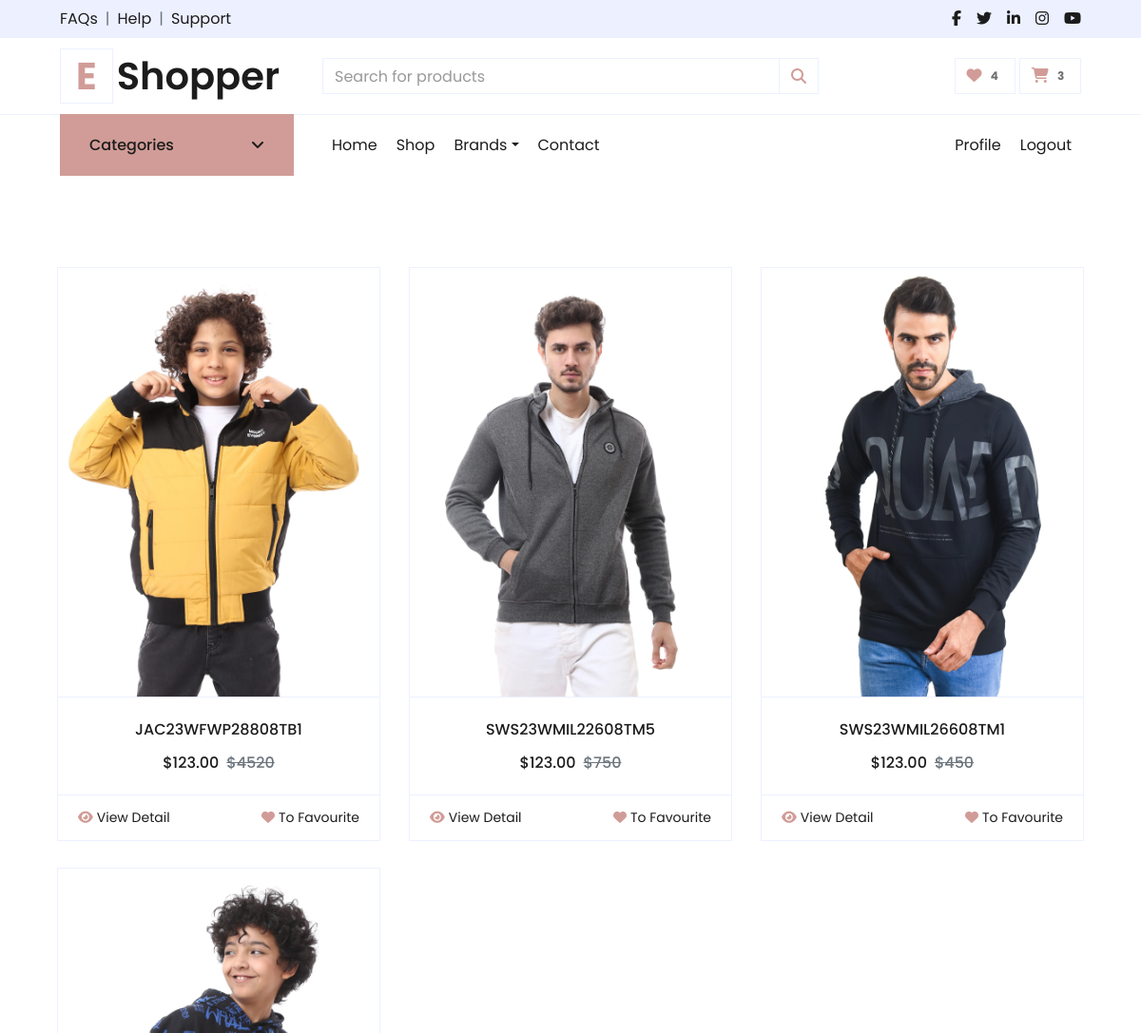
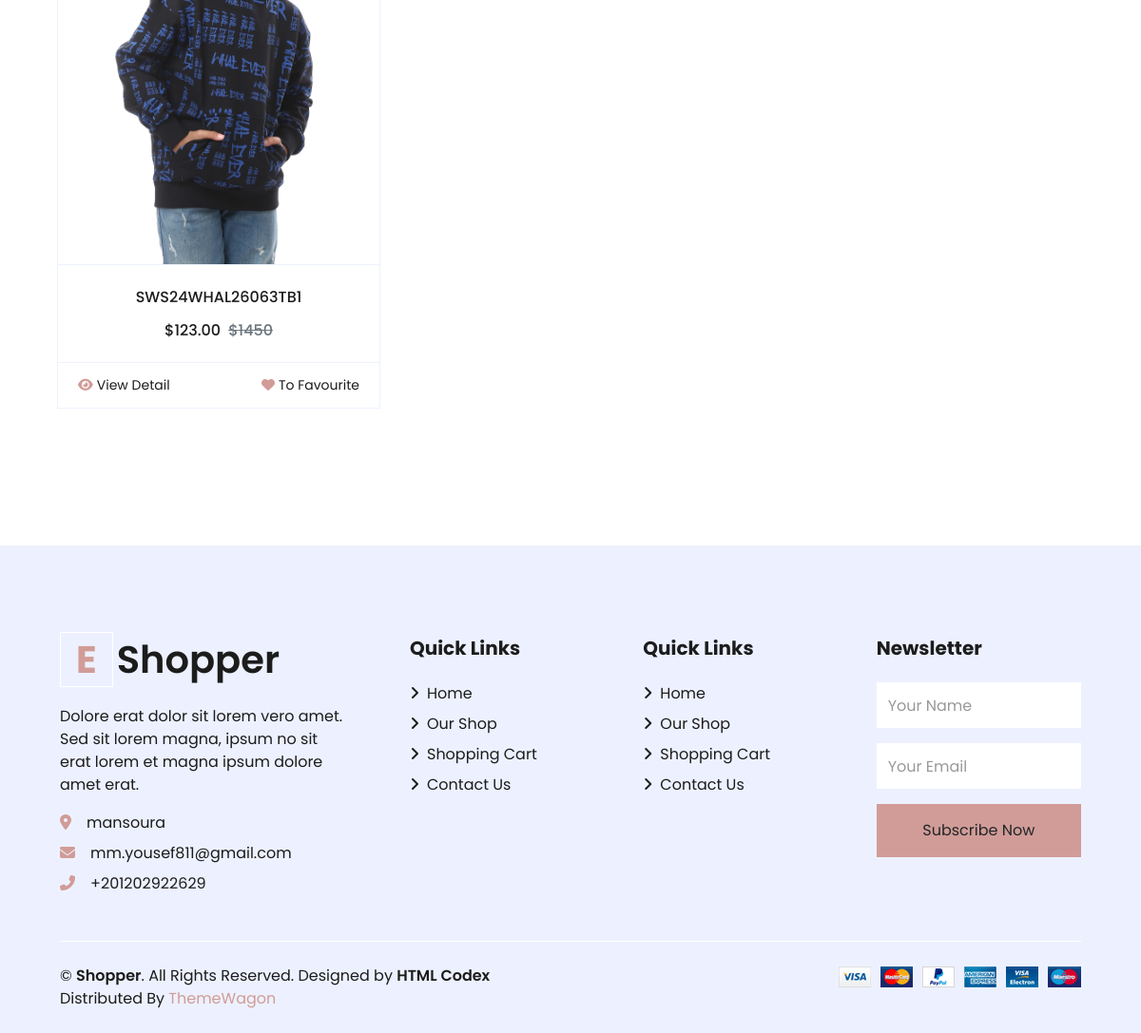
The page /accounts/favourite/ (signed in) on the database its author committed (2 pictures, top to bottom).
### settings/models.py (models this page shows, shortened)
class Settings(models.Model):
    site_name = models.CharField( max_length=50)
    logo = models.ImageField( upload_to='setting/')
    phone = models.CharField( max_length=30)
    email = models.EmailField( max_length=254)
    description = models.TextField(max_length=1000)
    fb_link = models.URLField( max_length=200)
    twitter_link = models.URLField( max_length=200)
    instagram_link = models.URLField( max_length=200)
    address = models.CharField( max_length=50)
    get_in_touch = models.TextField(max_length=1000)

### products/models.py (models this page shows, shortened)
class Product(models.Model):
    name = models.CharField(unique=True, max_length=50)
    image = models.ImageField(upload_to='product/')
    stock = models.IntegerField(default=1)
    price = models.IntegerField(default=0)
    discount = models.IntegerField(default=0)
    description = models.TextField(max_length=10000)
    created_at = models.DateTimeField( default=timezone.now)
    slug = models.SlugField(null=True,blank=True , unique=True)
    views = models.PositiveIntegerField(default=0)
    is_available = models.BooleanField(default=True)
    tags = TaggableManager()
    subcategory = models.ForeignKey("Subcategory",related_name='product_subcategory',null=True,blank=True, on_delete=models.CASCADE)
    PRDBrand = models.ForeignKey('Brand' ,related_name='product_brand', on_delete=models.CASCADE , blank=True, null=True ,verbose_name=_("Brand "))
    like = models.ManyToManyField(User , blank=True,related_name='product_favourite')
    class Meta:
        ordering = ["name"]
    def get_absolute_url(self):
        return reverse("product_detail", args=[self.slug])
    def __str__(self):
        return self.name

### accounts/views.py (the view)
# urls.py: path('favourite/' , views.favourite , name="favourite" ),
def favourite(request):
    products = Product.objects.filter(like=request.user)
    paginator = Paginator(products,6)
    page = request.GET.get('page')
    paged_product = paginator.get_page(page)
    return render(request , 'profile/favourite.html',{'products':paged_product})

### accounts/templates/profile/favourite.html (shortened to what this page needs)
{% extends 'base.html' %}
{% load static %}
{% block body %}
<div class="container py-5">
    <div class="col-lg-12 col-md-12">
        <div class="row pb-3">
            {% if products %}
            {% for product in products %}
            <div class="col-lg-4 col-md-6 col-sm-12 pb-1">
                <div class="card product-item border-0 mb-4">
                    <div class="card-header product-img position-relative overflow-hidden bg-transparent border p-0">
                        <img class="img-fluid w-100" src="{{product.image.url}}" alt="">
                    </div>
                    <div class="card-body border-left border-right text-center p-0 pt-4 pb-3">
                        <h6 class="text-truncate mb-3">{{product}}</h6>
                        <div class="d-flex justify-content-center">
                            <h6>$123.00</h6>
                            <h6 class="text-muted ml-2"><del>${{product.price}}</del></h6>
                        </div>
                    </div>
                    <div class="card-footer d-flex justify-content-between bg-light border">
                        <a href="{{product.get_absolute_url}}" class="btn btn-sm text-dark p-0"><i
                                class="fas fa-eye text-primary mr-1"></i>View Detail</a>
                        {% if request.user in product.like.all %}
                        <a href="{% url 'add_to_favourit' product.id%}" class="btn btn-sm text-dark p-0"><i
                                class="fa-solid fa-heart text-primary mr-1"></i>To Favourite</a>
                        {% else %}
                        <a href="{% url 'add_to_favourit' product.id%}" class="btn btn-sm text-dark p-0"><i
                                class="fa-regular fa-heart text-primary mr-1"></i>To Favourite</a>
                        {% endif %}
                    </div>
                </div>
            </div>
            {% endfor %}
            {% else %}
            <div class="col-12 text-center">
                <h2>Nothing Found , No Favourite Products</h2>
            </div>
            {% endif %}
            <div class="col-12 pb-1">
            </div>
        </div>
    </div>
</div>
{% endblock %}

### templates/base.html (shortened to what this page needs)
{% load static %}
<!DOCTYPE HTML>
<html lang="en">
<head>
    <link href="https://cdnjs.cloudflare.com/ajax/libs/font-awesome/5.10.0/css/all.min.css" rel="stylesheet">
    <link href="{% static 'lib/owlcarousel/assets/owl.carousel.min.css'%}" rel="stylesheet">
    <link href="{% static 'css/style.css'%}" rel="stylesheet">
    <link href="{% static 'css/all.min.css'%}" rel="stylesheet">
</head>
<body>
    <div class="container-fluid">
        <div class="row bg-secondary py-2 px-xl-5">
            <div class="col-lg-6 d-none d-lg-block">
                <div class="d-inline-flex align-items-center">
                    <a class="text-dark" href="{% url 'contact'%}">FAQs</a>
                    <span class="text-muted px-2">|</span>
                    <a class="text-dark" href="{% url 'contact'%}">Help</a>
                    <span class="text-muted px-2">|</span>
                    <a class="text-dark" href="{% url 'contact'%}">Support</a>
                </div>
            </div>
            <div class="col-lg-6 text-center text-lg-right">
                <div class="d-inline-flex align-items-center">
                    <a class="text-dark px-2" href="{{about_site.fb_link}}">
                        <i class="fab fa-facebook-f"></i>
                    </a>
                    <a class="text-dark px-2" href="{{about_site.twitter_link}}">
                        <i class="fab fa-twitter"></i>
                    </a>
                    <a class="text-dark px-2" href="">
                        <i class="fab fa-linkedin-in"></i>
                    </a>
                    <a class="text-dark px-2" href="{{about_site.instagram_link}}">
                        <i class="fab fa-instagram"></i>
                    </a>
                    <a class="text-dark pl-2" href="">
                        <i class="fab fa-youtube"></i>
                    </a>
                </div>
            </div>
        </div>
        <div class="row align-items-center py-3 px-xl-5">
            <div class="col-lg-3 d-none d-lg-block">
                <a href="/" class="text-decoration-none">
                    <h1 class="m-0 display-5 font-weight-semi-bold"><span
                            class="text-primary font-weight-bold border px-3 mr-1">E</span>{{about_site.site_name}}</h1>
                </a>
            </div>
            <div class="col-lg-6 col-6 text-left">
                <form action="{% url 'search'%}">
                    <div class="input-group">
                        <input type="text" name="q" class="form-control" placeholder="Search for products">
                        <div class="input-group-append">
                            <span class="input-group-text bg-transparent text-primary">
                                <i class="fa fa-search"></i>
                            </span>
                        </div>
                    </div>
                </form>
            </div>
            <div class="col-lg-3 col-6 text-right">
                <a href="{% url 'favourite'%}" class="btn border">
                    <i class="fas fa-heart text-primary"></i>
                    <span class="badge">{{product_count}}</span>
                </a>
                <a href="{% url 'cart'%}" class="btn border">
                    <i class="fas fa-shopping-cart text-primary"></i>
                    <span class="badge">{{cart_counter}}</span>
                </a>
            </div>
        </div>
    </div>
    <div class="container-fluid mb-5">
        <div class="row border-top px-xl-5">
            <div class="col-lg-3 d-none d-lg-block">
                <a class="btn shadow-none d-flex align-items-center justify-content-between bg-primary text-white w-100"
                    data-toggle="collapse" href="#navbar-vertical"
                    style="height: 65px; margin-top: -1px; padding: 0 30px;">
                    <h6 class="m-0">Categories</h6>
                    <i class="fa fa-angle-down text-dark"></i>
                </a>
            </div>
            <div class="col-lg-9">
                <nav class="navbar navbar-expand-lg bg-light navbar-light py-3 py-lg-0 px-0">
                    <div class="collapse navbar-collapse justify-content-between" id="navbarCollapse">
                        <div class="navbar-nav mr-auto py-0">
                            <a href="/" class="nav-item nav-link {% if request.path == '/' %}active{% endif %}">Home</a>
                            <a href="{% url 'product_list' %}"
                                class="nav-item nav-link {% if request.path == '/products/' %}active{% endif %} ">Shop</a>
                            <div class="nav-item dropdown">
                                <a href="#"
                                    class="nav-link dropdown-toggle {% if request.path == '/product_by_brand/' %}active{% endif %}"
                                    data-toggle="dropdown">Brands</a>
                            </div>
                            <a href="{% url 'contact'%}"
                                class="nav-item nav-link  {% if request.path == '/contact/' %}active{% endif %}">Contact</a>
                        </div>
                        {% if user.is_authenticated %}
                        <div class="navbar-nav ml-auto py-0">
                            <a href="{% url 'profile'%}" class="nav-item nav-link">Profile</a>
                            <a href="{% url 'logout' %}" class="nav-item nav-link">Logout</a>
                        </div>
                        {% else %}
                        <div class="navbar-nav ml-auto py-0">
                            <a href="{% url 'login' %}" class="nav-item nav-link">Login</a>
                            <a href="{% url 'register' %}" class="nav-item nav-link">Register</a>
                        </div>
                        {% endif %}
                    </div>
                </nav>
            </div>
        </div>
    </div>
    {% block body %}
    {% endblock body %}
    <div class="container-fluid bg-secondary text-dark mt-5 pt-5">
        <div class="row px-xl-5 pt-5">
            <div class="col-lg-4 col-md-12 mb-5 pr-3 pr-xl-5">
                <a href="/" class="text-decoration-none">
                    <h1 class="mb-4 display-5 font-weight-semi-bold"><span
                            class="text-primary font-weight-bold border border-white px-3 mr-1">E</span>{{about_site.site_name}}
                    </h1>
                </a>
                <p>{{about_site.description}}</p>
                <p class="mb-2"><i class="fa fa-map-marker-alt text-primary mr-3"></i>{{about_site.address}}</p>
                <p class="mb-2"><i class="fa fa-envelope text-primary mr-3"></i>{{about_site.email}}</p>
                <p class="mb-0"><i class="fa fa-phone-alt text-primary mr-3"></i>{{about_site.phone}}</p>
            </div>
            <div class="col-lg-8 col-md-12">
                <div class="row">
                    <div class="col-md-4 mb-5">
                        <h5 class="font-weight-bold text-dark mb-4">Quick Links</h5>
                        <div class="d-flex flex-column justify-content-start">
                            <a class="text-dark mb-2" href="/"><i class="fa fa-angle-right mr-2"></i>Home</a>
                            <a class="text-dark mb-2" href="{% url 'product_list'%}"><i class="fa fa-angle-right mr-2"></i>Our
                                Shop</a>
                            <a class="text-dark mb-2" href="{% url 'cart'%}"><i class="fa fa-angle-right mr-2"></i>Shopping
                                Cart</a>
                            <a class="text-dark" href="{% url 'contact'%}"><i class="fa fa-angle-right mr-2"></i>Contact
                                Us</a>
                        </div>
                    </div>
                    <div class="col-md-4 mb-5">
                        <h5 class="font-weight-bold text-dark mb-4">Quick Links</h5>
                        <div class="d-flex flex-column justify-content-start">
                            <a class="text-dark mb-2" href="/"><i class="fa fa-angle-right mr-2"></i>Home</a>
                            <a class="text-dark mb-2" href="{% url 'product_list'%}"><i class="fa fa-angle-right mr-2"></i>Our
                                Shop</a>
                            <a class="text-dark mb-2" href="{% url 'cart'%}"><i class="fa fa-angle-right mr-2"></i>Shopping
                                Cart</a>
                            <a class="text-dark" href="{% url 'contact'%}"><i class="fa fa-angle-right mr-2"></i>Contact
                                Us</a>
                        </div>
                    </div>
                    <div id="main_form_div" class="col-md-4 mb-5">
                        <h5 class="font-weight-bold text-dark mb-4">Newsletter</h5>
                        <form id="newsletter_form" method="POST" action="{% url 'newsletter_footer'%}">
                            <div class="form-group">
                                <input type="text" class="form-control border-0 py-4" name="name" placeholder="Your Name"
                                    required="required" />
                            </div>
                            <div class="form-group">
                                <input type="email" class="form-control border-0 py-4" name="email" placeholder="Your Email"
                                    required="required" />
                            </div>
                            <div>
                                <button class="btn btn-primary btn-block border-0 py-3" type="submit">Subscribe
                                    Now</button>
                            </div>
                        </form>
                    </div>
                </div>
            </div>
        </div>
        <div class="row border-top border-light mx-xl-5 py-4">
            <div class="col-md-6 px-xl-0">
                <p class="mb-md-0 text-center text-md-left text-dark">
                    &copy; <a class="text-dark font-weight-semi-bold" href="/">{{about_site.site_name}}</a>. All Rights
                    Reserved.
                    Designed
                    by
                    <a class="text-dark font-weight-semi-bold" href="https://htmlcodex.com">HTML Codex</a><br>
                    Distributed By <a href="https://themewagon.com" target="_blank">ThemeWagon</a>
                </p>
            </div>
            <div class="col-md-6 px-xl-0 text-center text-md-right">
                <img class="img-fluid" src="{% static 'img/payments.png'%}" alt="">
            </div>
        </div>
    </div>
</body>
</html>

### rows shown on the page
Settings: site_name "Shopper", description "Dolore erat dolor sit lorem vero amet. Sed sit lorem magna, ipsum no sit erat lorem et magna ipsum dolore amet erat.", address "mansoura", email "mm.yousef811@gmail.com", phone "+201202922629"
Product: image (picture), name "JAC23WFWP28808TB1", price "4520", shows "To Favourite"
Product: image (picture), name "SWS23WMIL22608TM5", price "750", shows "To Favourite"
Product: image (picture), name "SWS23WMIL26608TM1", price "450", shows "To Favourite"
Product: image (picture), name "SWS24WHAL26063TB1", price "1450", shows "To Favourite"

### other values the page prints
{{ product_count }} "4"
{{ cart_counter }} "3"
